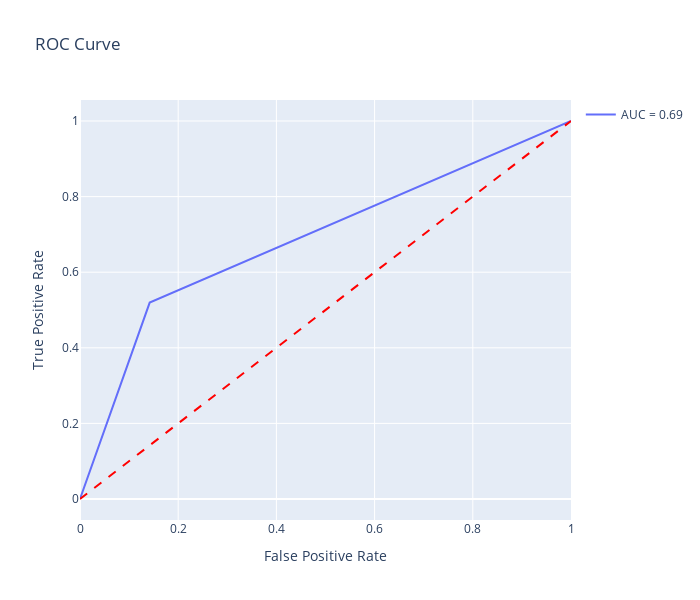

Notebook cell for this chart:
### Code cell
# Initialize the evaluator with predictions
evaluator = ModelEvaluator(y_true=y_valid, y_pred=y_pred, y_proba=clf.predict_proba(X_valid)[:, 1])

# Display scores
evaluator.display_scores()

# Plot the confusion matrix
evaluator.plot_confusion_matrix()

# Plot the ROC curve
evaluator.plot_roc_curve()

### Figure 1 — Plotly figure (JSON) as saved in the notebook; plotly's stock layout.template omitted (floating-point values rounded to 4 significant figures)
{"data": [{"mode": "lines", "name": "AUC = 0.69", "type": "scatter", "x": [0, 0.142, 1], "y": [0, 0.5196, 1]}, {"line": {"color": "red", "dash": "dash"}, "mode": "lines", "showlegend": false, "type": "scatter", "x": [0, 1], "y": [0, 1]}], "layout": {"autosize": false, "height": 600, "showlegend": true, "title": {"text": "ROC Curve"}, "width": 700, "xaxis": {"title": {"text": "False Positive Rate"}}, "yaxis": {"title": {"text": "True Positive Rate"}}}}
